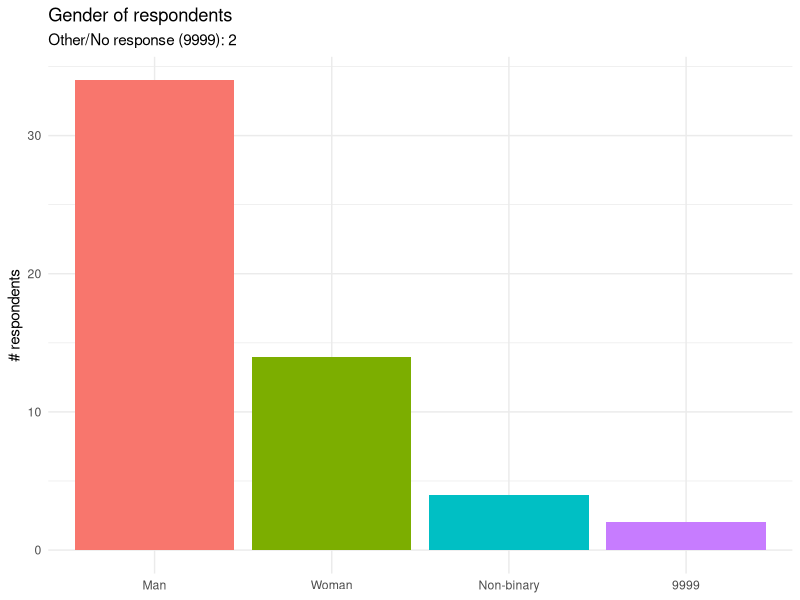
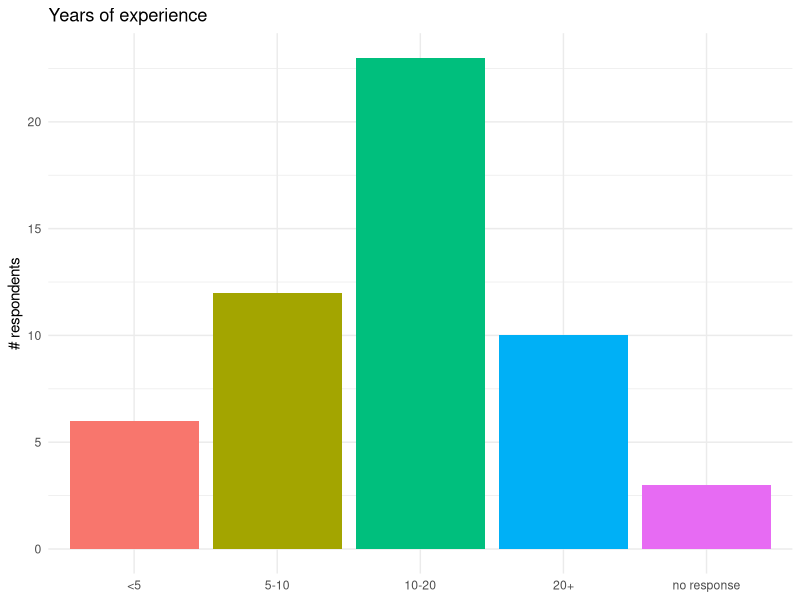

Write R code to recreate these figures, in order. (Note: this script raises an error after producing the figures.)
# -----------------------------------
# AFC 2026 Annual Survey Analysis
# -----------------------------------

setwd("/Users/jocelyn/Documents/Pratt/Projects/afc-survey-2026")

# ------ libraries

library(dplyr) # for data management
library(tidyverse) # for data tidying
library(ggplot2) # for data visualization

# load data (survey responses were cleaned up for analysis and re-exported as a csv)
# fields with no responses were populated with "9999"
data <- read.csv("data/2026_responses.csv")
View(data)

# ------ total number of responses: 54
# made it a variable to calculate percentages
n_responses <- nrow(data)
n_responses


# -----------------------------------
# --- DEMOGRAPHICS
# -----------------------------------

# --- GENDER ------------------------

table(data$gender)
# 9999        Man Non-binary      Woman
#    2         34          4         14

# chart of gender breakdown
ggplot(data, aes(x = fct_infreq(gender), fill = fct_infreq(gender))) +
  geom_bar() +
  labs(
    title = "Gender of respondents",
    subtitle = "Other/No response (9999): 2",
    x = NULL,
    y = "# respondents"
  ) +
  theme_minimal() +
  theme(legend.position = "none")


# --- EXPERIENCE ---------------------

xp <- table(data$experience.level)
# 1    2    3    4 9999
# 6   12   23   10    3
#
# no response: 3
# 1. somewhat experienced (a few years): 6
# 2. experienced (5-10 years): 12
# 3. very experienced (10-20 years): 23
# 4. expert (20+ years): 10

# experience levels chart

# x-axis labels
xp_labels <- c("<5", "5-10", "10-20", "20+", "no response")

# chart
ggplot(
  data,
  aes(x = factor(experience.level), fill = factor(experience.level))
) +
  geom_bar() +
  scale_x_discrete(labels = xp_labels) +
  labs(title = "Years of experience", x = NULL, y = "# respondents") +
  theme_minimal() +
  theme(legend.position = "none")


# --- DEGREES AND CERTIFICATIONS ------------------

table(data$degrees.and.certifications)
# no response: 10 (18.5%)
# - 9 ("If none, leave blank") + 1  "some college"

# respondents who hold any degree: 39
degree_any <- data |>
  filter(
    str_detect(degrees.and.certifications, "Bachelor") |
      str_detect(degrees.and.certifications, "Master's") |
      str_detect(degrees.and.certifications, "PhD") |
      str_detect(degrees.and.certifications, "Adjacent")
  ) |>
  nrow()

# percentage
degree_any / n_responses * 100
# 72.2%

# -- highest level attained
# abbreviation 'geo' means 'cartography/GIS/geography'

# ------ this section was used to extract strings from the
# ------ google form results but i ended up making a separate
# ------ variable for these later on

# # geo PhD: only 1
# degree_geo_phd <- data |>
#   filter(str_detect(degrees.and.certifications, "PhD")) |>
#   nrow()

# # percentage
# degree_geo_phd / n_responses * 100
# # 1.9% (one person)

# # geo Master's: 20
# degree_geo_masters <- data |>
#   filter(
#     str_detect(degrees.and.certifications, "Master's") &
#       !str_detect(degrees.and.certifications, "PhD")
#   ) |>
#   nrow()

# # percentage
# degree_geo_masters / n_responses * 100
# # 37%

# # geo Bachelor's: 8
# degree_geo_bachelors <- data |>
#   filter(
#     str_detect(degrees.and.certifications, "Bachelor") &
#       !str_detect(degrees.and.certifications, "Master's") &
#       !str_detect(degrees.and.certifications, "PhD")
#   ) |>
#   nrow()

# # percentage
# degree_geo_bachelors / n_responses * 100
# # 14.8%

# ------ end section -------

# lots of people checked off multiple degrees but i only need to know the highest one
table(data$highest.geo.degree)


# -- taking a look at all the degree combos
data |>
  filter(
    str_detect(degrees.and.certifications, "Bachelor") |
      str_detect(degrees.and.certifications, "Master's") |
      str_detect(degrees.and.certifications, "PhD") |
      str_detect(degrees.and.certifications, "Adjacent")
  ) |>
  count(degrees.and.certifications)

# -- anyone with a map-adjacent degree
# e.g. geology, environmental science, visual arts, graphic design

data |>
  filter(str_detect(degrees.and.certifications, "Adjacent")) |>
  count(degrees.and.certifications)
#                               degrees.and.certifications n
#                                          Adjacent Degree 4
# Bachelor;Certificate;Other certification;Adjacent Degree 1
#  Bachelor;GISP certification;Certificate;Adjacent Degree 1
#            Bachelor;Master's;Certificate;Adjacent Degree 1
#                              Certificate;Adjacent Degree 5
#                       GISP certification;Adjacent Degree 1
#                                 Master's;Adjacent Degree 1

# calculate no. of adjacent degree holders (any combo)
degree_adjacent_combo <- data |>
  filter(str_detect(degrees.and.certifications, "Adjacent")) |>
  nrow()

degree_adjacent_combo / n_responses * 100
# total adjacent degree holders (any combo): 14 (25.9%)

# adjacent degree only, no geo-related degree(s): 6 (11.1%)
6 / n_responses * 100

# adjacent degree plus geo-related degree or certification: 10

# certificate(s) only, no degrees (total): 4
certificate_only <- data |>
  filter(
    (str_detect(degrees.and.certifications, "Certificate") |
      str_detect(degrees.and.certifications, "GISP") |
      str_detect(degrees.and.certifications, "Other certification") |
      str_detect(degrees.and.certifications, "Chartered")) &
      !str_detect(degrees.and.certifications, "Bachelor") &
      !str_detect(degrees.and.certifications, "Master's") &
      !str_detect(degrees.and.certifications, "PhD") &
      !str_detect(degrees.and.certifications, "Adjacent")
  ) |>
  nrow()

certificate_only / n_responses * 100
# 7.4%

# degree(s) only, no certificates: 22
degree_only <- data |>
  filter(
    (str_detect(degrees.and.certifications, "Bachelor") |
      str_detect(degrees.and.certifications, "Master's") |
      str_detect(degrees.and.certifications, "PhD") |
      str_detect(degrees.and.certifications, "Adjacent")) &
      !str_detect(degrees.and.certifications, "Certificate") &
      !str_detect(degrees.and.certifications, "GISP") &
      !str_detect(degrees.and.certifications, "Other certification") &
      !str_detect(degrees.and.certifications, "Chartered")
  ) |>
  nrow()

degree_only / n_responses * 100
# 40.7%

# any degree PLUS any certifications: 17
degree_plus_certificate <- data |>
  filter(
    (str_detect(degrees.and.certifications, "Bachelor") |
      str_detect(degrees.and.certifications, "Master's") |
      str_detect(degrees.and.certifications, "PhD") |
      str_detect(degrees.and.certifications, "Adjacent")) &
      (str_detect(degrees.and.certifications, "Certificate") |
        str_detect(degrees.and.certifications, "GISP") |
        str_detect(degrees.and.certifications, "Other certification") |
        str_detect(degrees.and.certifications, "Chartered"))
  ) |>
  nrow()

degree_plus_certificate / n_responses * 100
# 31.5%

# chart

# summary of respondents by highest credential obtained, mutually exclusive
#
# 1. if someone has both a geo and adjacent degree, they're in the geo bucket
# 2. if someone has both an adjacent degree and certificate(s) but no geo degree,
#    they're in the adjacent bucket
#
# one person said "computer science", i added that as a geo-adjacent degree
# one person said "some college", they were added to "none"

degree_cert_summary <- tibble(
  category = c(
    "Geo PhD",
    "Geo Master's",
    "Geo Bachelor's",
    "Adjacent degree",
    "Geo Certificate only",
    "None/no response"
  ),
  n = c(
    degree_geo_phd,
    degree_geo_masters,
    degree_geo_bachelors,
    11,
    certificate_only,
    10
  )
) |>
  mutate(category = factor(category, levels = category))

# sanity check: should equal n_responses (54)
sum(degree_cert_summary$n)

ggplot(
  degree_cert_summary,
  aes(x = n, y = fct_rev(category), fill = fct_rev(category))
) +
  geom_col() +
  labs(
    title = "Degrees and certifications",
    x = "# respondents",
    y = NULL
  ) +
  theme_minimal() +
  theme(legend.position = "none")

# -----------------------------------
# --- RATES
# -----------------------------------

# typical hourly rate per year

# rate by gender
# rate by experience
# rate vs education

# perception of fair pay
# previous survey influence
# dependence on freelance
# - typical hourly rate vs level of dependence
# - flat rate vs hourly by level of dependence

# -----------------------------------
# --- PROJECT TYPES
# -----------------------------------

# number of projects per person (median)
# number of projects by dependence on freelance

# static or interactive
# number of projects by type
# - other industries
# - project types by gender
# - project types by depenence on freelance
# typical hourly rate (median/mean/range) per project type
